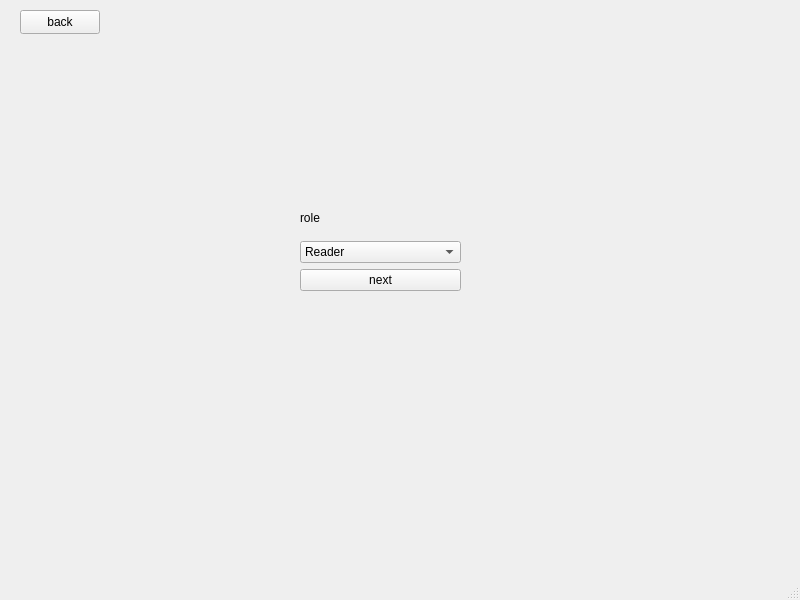
<?xml version="1.0" encoding="UTF-8"?>
<ui version="4.0">
 <class>RegistrationController</class>
 <widget class="QMainWindow" name="RegistrationController">
  <property name="geometry">
   <rect>
    <x>0</x>
    <y>0</y>
    <width>800</width>
    <height>600</height>
   </rect>
  </property>
  <property name="windowTitle">
   <string>MainWindow</string>
  </property>
  <widget class="QWidget" name="centralwidget">
   <widget class="QPushButton" name="backButton">
    <property name="geometry">
     <rect>
      <x>20</x>
      <y>10</y>
      <width>80</width>
      <height>24</height>
     </rect>
    </property>
    <property name="text">
     <string>back</string>
    </property>
   </widget>
   <widget class="QWidget" name="gridLayoutWidget">
    <property name="geometry">
     <rect>
      <x>300</x>
      <y>200</y>
      <width>161</width>
      <height>91</height>
     </rect>
    </property>
    <layout class="QGridLayout" name="gridLayout">
     <item row="3" column="0">
      <widget class="QComboBox" name="RoleBox">
       <item>
        <property name="text">
         <string>Reader</string>
        </property>
       </item>
       <item>
        <property name="text">
         <string>Administrator</string>
        </property>
       </item>
       <item>
        <property name="text">
         <string>Librarian</string>
        </property>
       </item>
      </widget>
     </item>
     <item row="4" column="0">
      <widget class="QPushButton" name="nexButton">
       <property name="text">
        <string>next</string>
       </property>
      </widget>
     </item>
     <item row="1" column="0">
      <widget class="QLabel" name="label_3">
       <property name="text">
        <string>role</string>
       </property>
      </widget>
     </item>
    </layout>
   </widget>
  </widget>
  <widget class="QMenuBar" name="menubar">
   <property name="geometry">
    <rect>
     <x>0</x>
     <y>0</y>
     <width>800</width>
     <height>21</height>
    </rect>
   </property>
  </widget>
  <widget class="QStatusBar" name="statusbar"/>
 </widget>
 <resources/>
 <connections/>
</ui>
